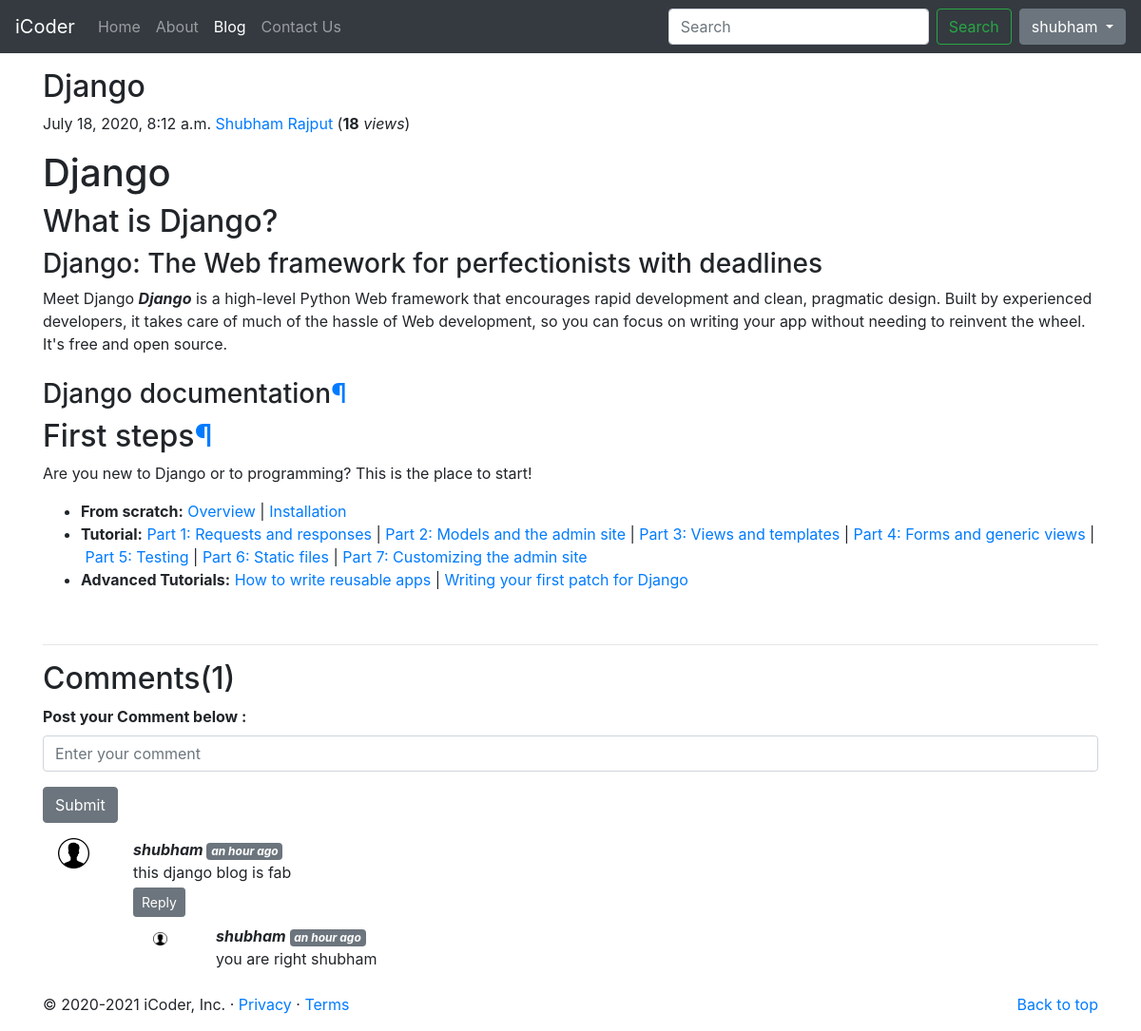
Screenshot of /blog/first post (signed in) with the database file from the repository.
### blog/models.py (models this page shows, shortened)
class Post(models.Model):
    sno = models.AutoField(primary_key=True)
    title = models.CharField(default='', max_length=50)
    author = models.CharField(default='', max_length=30)
    content = models.TextField()
    views = models.IntegerField(default=0)
    slug = models.CharField(default='', max_length=80)
    timeStamp = models.DateTimeField(blank=True)

class BlogComment(models.Model):
    sno = models.AutoField(primary_key=True)
    comment = models.TextField()
    user = models.ForeignKey(User, on_delete=models.CASCADE)
    post = models.ForeignKey(Post, on_delete=models.CASCADE)
    parent = models.ForeignKey(
        'self', on_delete=models.CASCADE, null=True, blank=True)
    timeStamp = models.DateTimeField(default=now)

### blog/views.py (the view)
# urls.py: path('<str:slug>', views.blogPost, name='blogPost'),
def blogPost(request, slug):
    post = Post.objects.filter(slug=slug).first()
    post.views = post.views+1
    post.save()
    comments = BlogComment.objects.filter(post=post, parent=None)
    replies = BlogComment.objects.filter(post=post).exclude(parent=None)
    repDict = {}
    for reply in replies:
        if reply.parent.sno not in repDict.keys():
            repDict[reply.parent.sno] = [reply]
        else:
            repDict[reply.parent.sno].append(reply)
    context = {'post': post, 'comments': comments, 'repDict': repDict}
    return render(request, 'blog/blogPost.html', context)

### blog/templatetags/extras.py (called while the page is built)
@register.filter(name='get_val')
def get_val(dict, key):
    return dict.get(key)

### templates/blog/blogPost.html (shortened to what this page needs)
{% extends 'base.html' %}
{% block blogactive %}active{% endblock blogactive %}
{% block body %}
{% load humanize %}
{% load extras %}
<div class="container my-3">
  <h2 class="blog-post-title">{{post.title}}</h2>
  <p class="blog-post-meta">{{post.timeStamp}} <a href="/about">{{post.author}}</a> <span> (<b>{{post.views}}</b>
      <em>views</em>)</span></p>
  <p>{{post.content|safe}}</p>
  <hr>
</div>
<div class="container">
  <h2>Comments({{comments.count}})</h2>
  <div class="my-2">
    {% if user.is_authenticated %}
    <form action="/blog/postComment" method="post">
      <div class="form-group">
        <label for="exampleInputEmail1"><b>Post your Comment below :</b></label>
        <input type="text" name='comment' class="form-control" placeholder="Enter your comment">
      </div>
      <button type="submit" class="btn btn-secondary">Submit</button>
    </form>
    {% else %}
    <p><em>Login to Post a comment</em></p>
    {% endif %}
  </div>
  {% for comments in comments  %}
  <div class="row my-3">
    <div class="col-md-1">
      <img src="/static/images/userImg.png" class="rounded w-50 mx-auto d-block " alt="user">
    </div>
    <div class="col-md-11"><em><b>{{comments.user.username  }} </b>
        <span class="badge badge-secondary">{{comments.timeStamp| naturaltime}}</span></em>
      <div> {{comments.comment}}
      </div>
      <div class="reply my-1">
        {% if user.is_authenticated %}
        <button class="btn btn-sm btn-secondary" type="button" data-toggle="collapse"
          data-target="#reply{{comments.sno}}" aria-expanded="false" aria-controls="reply{{comments.sno}}">
          Reply
        </button>
        {% else %}
        <button class="btn btn-sm btn-secondary" type="button" data-toggle="collapse"
          data-target="#reply{{comments.sno}}" aria-expanded="false" aria-controls="reply{{comments.sno}}" disabled>
          Reply
        </button>
        {% endif %}
        <div class="replies my-2">
          {% for reply  in repDict|get_val:comments.sno  %}
          <div class="row my-2">
            <div class="col-md-1">
              <img src="/static/images/userImg.png" class="rounded w-25 mx-auto d-block my-2 " alt="user">
            </div>
            <div class="col-md-11"><em><b>{{reply.user.username  }} </b>
                <span class="badge badge-secondary">{{reply.timeStamp| naturaltime}}</span></em>
              <div> {{reply.comment}}
              </div>
            </div>
            <br>
          </div>
          {% endfor %}
        </div>
      </div>
    </div>
  </div>
  {% endfor %}
</div>
<footer class="container">
        <p class="float-right"><a href="#">Back to top</a></p>
        <p>© 2020-2021 iCoder, Inc. · <a href="#">Privacy</a> · <a href="#">Terms</a></p>
      </footer>
{% endblock body %}

### templates/base.html (shortened to what this page needs)
<!doctype html>
<html lang="en">
<head>
  <link rel="stylesheet" href="https://stackpath.bootstrapcdn.com/bootstrap/4.5.0/css/bootstrap.min.css"
>
</head>
<body>
  <nav class="navbar navbar-expand-lg navbar-dark bg-dark">
    <a class="navbar-brand" href="/">iCoder</a>
    <div class="collapse navbar-collapse" id="navbarSupportedContent">
      <ul class="navbar-nav mr-auto">
        <li class="nav-item {% block homeactive %}{% endblock homeactive %}">
          <a class="nav-link" href="/">Home <span class="sr-only">(current)</span></a>
        </li>
        <li class="nav-item {% block aboutactive %}{% endblock aboutactive %}">
          <a class="nav-link" href="/about">About</a>
        </li>
        <li class="nav-item {% block blogactive %}{% endblock blogactive %}">
          <a class="nav-link" href="/blog">Blog</a>
        </li>
        <li class="nav-item {% block contactactive %}{% endblock contactactive %}">
          <a class="nav-link" href="/contact">Contact Us</a>
        </li>
      </ul>
      <form class="form-inline my-2 my-lg-0" method='get' action='/search'>
        <input name='query' id='search' class="form-control mr-sm-2" type="search" placeholder="Search"
          aria-label="Search">
        <button class="btn btn-outline-success my-2 my-sm-0" type="submit">Search</button>
      </form>
      {% if user.is_authenticated %}
      <div class="dropdown ml-2">
        <button class="btn btn-secondary dropdown-toggle" type="button" id="dropdownMenuButton" data-toggle="dropdown"
          aria-haspopup="true" aria-expanded="false">
          {{request.user}}
        </button>
      </div>
      {% else %}
      <div class="mx-2">
        <button type="button" class="btn btn-secondary" data-target="#loginModal" data-toggle="modal">Login</button>
        <button type="button" class="btn btn-secondary" data-target="#signUpModal" data-toggle="modal">SignUp</button>
      </div>
      {% endif %}
    </div>
  </nav>
  {% block body %}
  {% endblock body %}
</body>
</html>

### rows the page displays
Post: title "Django", timeStamp "July 18, 2020, 8:12 a.m.", author "Shubham Rajput", views "18", content "Django What is Django? Django: The Web framework for perfectionists with deadlines Meet Django Django is a high-level Python Web framework that encourages rapid development and clean, pragmatic design. Built by experienced developers, it takes care of much of the hassle of Web development, so you can focus on writing your app without needing to reinvent the wheel. It's free and open source. Django documentation ¶ First steps ¶ Are you new to Django or to programming? This is the place to start! From scratch: Overview | Installation Tutorial: Part 1: Requests and responses | Part 2: Models and the admin site | Part 3: Views and templates | Part 4: Forms and generic views | Part 5: Testing |…"
BlogComment: user.username "shubham", timeStamp "an hour ago", comment "this django blog is fab"
BlogComment: user.username "shubham", timeStamp "an hour ago", comment "you are right shubham"

### other values shown
{{ request.user }} "shubham"
{{ comments.count }} "1"
